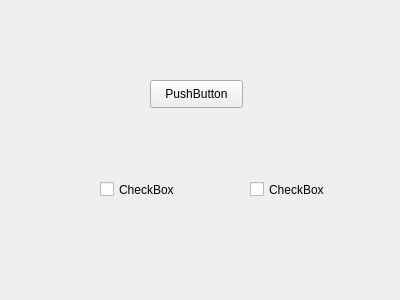
<?xml version="1.0" encoding="UTF-8"?>
<ui version="4.0">
 <class>Widget</class>
 <widget class="QWidget" name="Widget">
  <property name="geometry">
   <rect>
    <x>0</x>
    <y>0</y>
    <width>400</width>
    <height>300</height>
   </rect>
  </property>
  <property name="windowTitle">
   <string>Widget</string>
  </property>
  <widget class="QPushButton" name="pushButton">
   <property name="geometry">
    <rect>
     <x>150</x>
     <y>80</y>
     <width>93</width>
     <height>28</height>
    </rect>
   </property>
   <property name="text">
    <string>PushButton</string>
   </property>
  </widget>
  <widget class="QCheckBox" name="checkBox">
   <property name="geometry">
    <rect>
     <x>100</x>
     <y>180</y>
     <width>91</width>
     <height>19</height>
    </rect>
   </property>
   <property name="text">
    <string>CheckBox</string>
   </property>
  </widget>
  <widget class="QCheckBox" name="checkBox_2">
   <property name="geometry">
    <rect>
     <x>250</x>
     <y>180</y>
     <width>91</width>
     <height>19</height>
    </rect>
   </property>
   <property name="text">
    <string>CheckBox</string>
   </property>
  </widget>
 </widget>
 <layoutdefault spacing="6" margin="11"/>
 <resources/>
 <connections>
  <connection>
   <sender>pushButton</sender>
   <signal>clicked()</signal>
   <receiver>checkBox</receiver>
   <slot>animateClick()</slot>
   <hints>
    <hint type="sourcelabel">
     <x>188</x>
     <y>89</y>
    </hint>
    <hint type="destinationlabel">
     <x>123</x>
     <y>185</y>
    </hint>
   </hints>
  </connection>
  <connection>
   <sender>pushButton</sender>
   <signal>clicked()</signal>
   <receiver>checkBox_2</receiver>
   <slot>click()</slot>
   <hints>
    <hint type="sourcelabel">
     <x>227</x>
     <y>104</y>
    </hint>
    <hint type="destinationlabel">
     <x>293</x>
     <y>192</y>
    </hint>
   </hints>
  </connection>
 </connections>
</ui>
